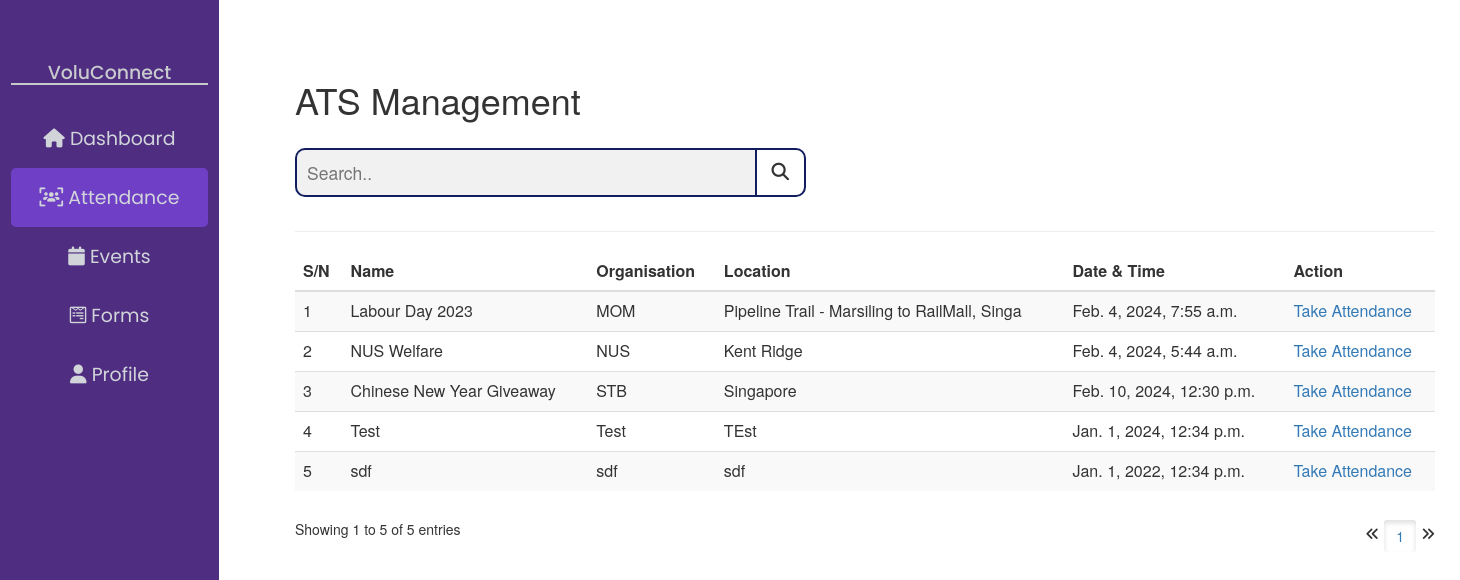
Page /attendance/ on the earlier database version.
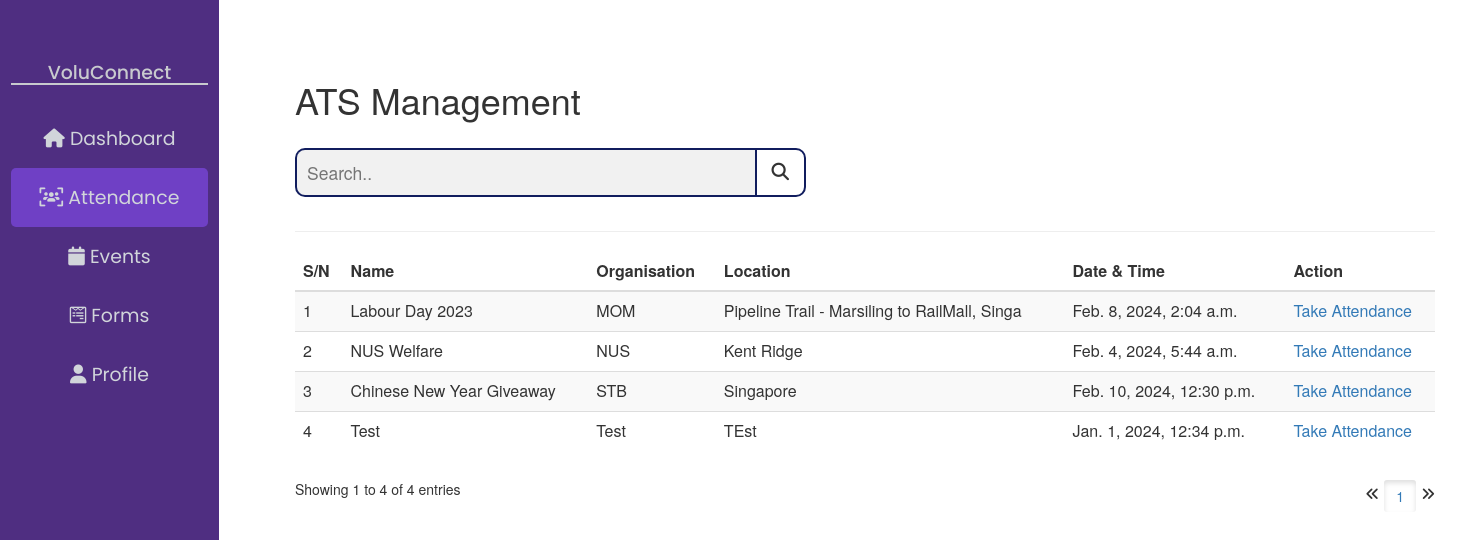
Same page on the later database version.
### voluconnect/models.py (models this page shows, shortened)
class Event(models.Model):
    number = models.IntegerField(blank=True, null=True)
    event_name = models.CharField('Event Name', max_length=200)
    organisation = models.CharField(max_length=200)
    location = models.CharField(max_length=200)
    description = models.CharField(max_length=1000, default = 'No Description')
    job_scope = models.CharField(max_length=1000, default = 'No Job Scope')
    duration = models.IntegerField(default=0)
    event_date = models.DateTimeField()
    event_image = models.ImageField(upload_to = 'images/', default='default.jpg')

### voluconnect/views.py (the view)
# urls.py: path('attendance/', views.attendance, name="attendance"),
def attendance(request):
    event_list = Event.objects.all()
    paginator = Paginator(event_list, 10)
    page_number = request.GET.get('page')
    page_obj = paginator.get_page(page_number)
    return render(request, "attendance.html", {'page_obj' : page_obj})

### voluconnect/templates/attendance.html (shortened to what this page needs)
<html>
<head>
    {% extends "base.html" %}
        {% block nav_attendance %}
        class="activeNav"
        {% endblock %}
        {% block content %}
        <h1>ATS Management</h1>
        <div class="ats-toolkit">
            <form class="ats-filter" action="">
                <input type="text" placeholder="Search.." name="search">
                <button type="submit"><i class="fa fa-search"></i></button>
            </form>
        </div>
        <hr/>
        <table id="eventsTable" class="table table-striped">
            <thead>
                <tr>
                    <th>S/N</th>
                    <th>Name</th>
                    <th>Organisation</th>
                    <th>Location</th>
                    <th>Date & Time</th>
                    <th>Action</th>
                </tr>
            </thead>
            <tbody>
                {% for event in page_obj %}
                <tr>
                    <td>{{ event.id }}</td>
                    <td>{{ event.event_name }}</td>
                    <td>{{ event.organisation }}</td>
                    <td>{{ event.location }}</td>
                    <td>{{ event.event_date }}</td>
                    <td>
                        <a href="{% url 'take_event_attendance' event_id=event.id %}" class="takeAttendanceBtn">
                            Take Attendance
                        </a>
                    </td>
                </tr>
                {% endfor %}
            </tbody>
        </table>
        <div id="pagination">
            <p id="counter">Showing {{ page_obj.start_index }} to {{ page_obj.end_index }} of {{ page_obj.paginator.count }} entries</p>
            <span class="step-links">
                {% if page_obj.has_previous %}
                    <a href="?page={{ page_obj.previous_page_number }}">
                        <i class="fa fa-angles-left"></i>
                    </a>
                {% else %}
                    <i class="fa fa-angles-left"></i>
                {% endif %}
                <span class="current">
                    {% for num in page_obj.paginator.page_range %}
                        {% if page_obj.number == num %}
                            <a href="?page={{ num }}" class="btn active">{{ num }}</a>
                        {% else %}
                            <a href="?page={{ num }}" class="btn">{{ num }}</a>
                        {% endif %}
                    {% endfor %}
                </span>
                {% if page_obj.has_next %}
                    <a href="?page={{ page_obj.next_page_number }}">
                        <i class="fa fa-angles-right"></i>
                    </a>
                {% else %}
                    <i class="fa fa-angles-right"></i>
                {% endif %}
            </span>
        </div>
        {% endblock %}

Differences in the rows shown:
removed Event: id "5", event_name "sdf", organisation "sdf", location "sdf", event_date "Jan. 1, 2022, 12:34 p.m."
changed Event "MOM": event_date "Feb. 4, 2024, 7:55 a.m." → "Feb. 8, 2024, 2:04 a.m."
Other differences:
{{ page_obj.end_index }}: "5" → "4"
{{ page_obj.paginator.count }}: "5" → "4"
